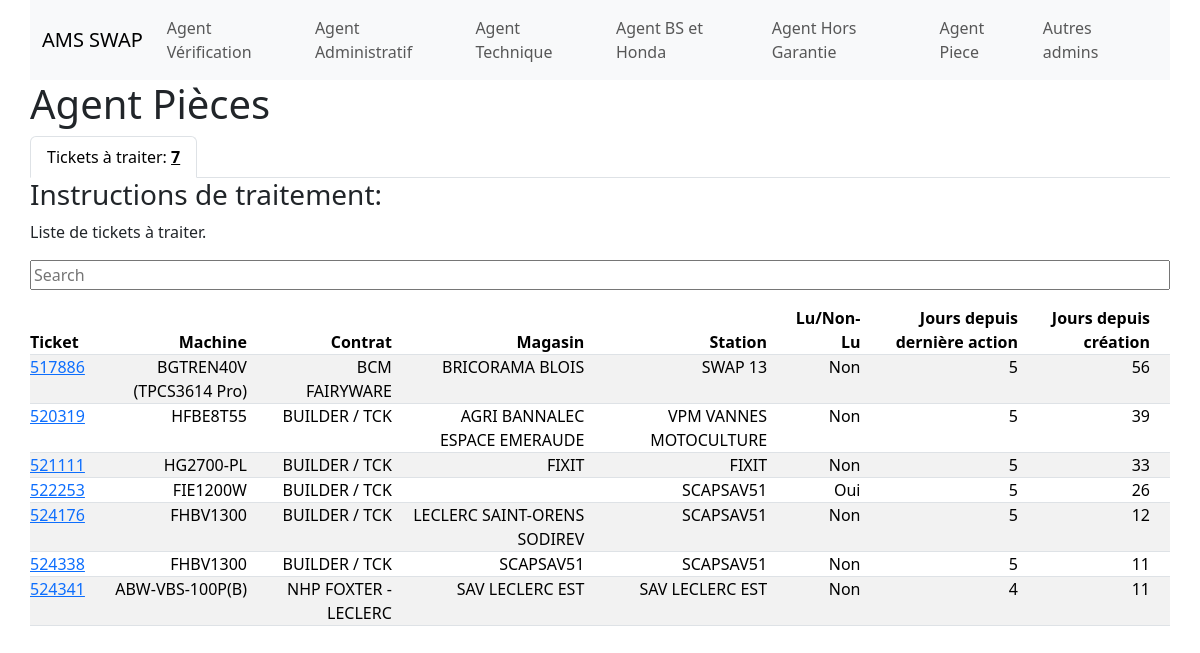
/agent_p, run on the app's committed database.
### tables this page shows
CREATE TABLE "tickets" (
"id" INTEGER,
  "creation_date" TEXT,
  "last_log_time" TEXT,
  "ref" TEXT,
  "id_arbo" INTEGER,
  "marque" TEXT,
  "id_status" INTEGER,
  "status" TEXT,
  "contrat" TEXT,
  "type_ticket" TEXT,
  "ticket_admin" TEXT,
  "read" INTEGER,
  "distributeur" TEXT,
  "station" TEXT,
  "code_barres" REAL,
  "date_achat" TEXT,
  "ticket_total_log_count" INTEGER,
  "ticket_log_count_today" INTEGER
);

### app.py (the view)
@app.route('/agent_p')
def agent_p():
    try:
        db, cursor = get_db()
        cursor.execute("SELECT id, ref, contrat, distributeur, station, read, last_log_time, creation_date FROM tickets WHERE ticket_admin == '04 - Agent Pièces SWAP' AND type_ticket !='Prise en charge Hors Garantie'")
        rows = cursor.fetchall()
        openTicketList = []
        tickets_to_list(openTicketList, rows)
        openTicketCounter = len(openTicketList)
        return render_template('agent_p.html',
                            openTicketList=openTicketList,openTicketCounter=openTicketCounter)
    except Exception as e:
        logging.exception("An error occurred in the 'agent_p' route: %s", str(e))
        return render_template('error.html', error_message=str(e))

### app.py (called while the page is built)
def get_db():
    if 'db' not in g:
        g.db = sqlite3.connect(DATABASE)
        g.cursor = g.db.cursor()
    return g.db, g.cursor

def calculate_days_since(date_str):
    date = datetime.strptime(date_str, '%d.%m.%Y')
    today = datetime.today()
    return (today - date).days

def tickets_to_list(ticket_list, rows):
    for row in rows:
                days_since_last_log = calculate_days_since(row[6])
                days_since_creation = calculate_days_since(row[7])
                ticket_data = {'id': row[0], 'ref': row[1], 'contrat': row[2], 'distributeur': row[3], 'station': row[4], 'read': row[5], 'days_since_last_log': days_since_last_log, 'days_since_creation': days_since_creation}
                ticket_list.append(ticket_data)
    return ticket_list

@app.before_request
def before_request():
    get_db()

@app.teardown_request
def teardown_request(exception=None):
    close_db()

### templates/agent_p.html (shortened to what this page needs)
{% extends "layout.html" %}
{% block main %}
<section>
    <h1>Agent Pièces</h1>
    <ul class="nav nav-tabs" id="myTab" role="tablist">
        <li class="nav-item" role="presentation">
          <button class="nav-link active" id="station_transport-tab" data-bs-toggle="tab" data-bs-target="#station_transport-tab-pane" type="button" role="tab" aria-controls="station_transport-tab-pane" aria-selected="true">Tickets à traiter: <span class="bold">{{ openTicketCounter }}</span></button>
        </li>
    </ul>
    <div class="tab-content" id="myTabContent">
        <div class="tab-pane fade show active" id="station_transport-tab-pane" role="tabpanel" aria-labelledby="station_transport-tab" tabindex="0">
            <h3>Instructions de traitement:</h3>
            <p>Liste de tickets à traiter.</p>
            <div>
                <input class="searchInput input-group mb-3" data-table-id="sortableTable1" type="search" placeholder="Search" aria-label="Search" aria-target="sortableTable1">
            </div>
            <table class="table table-striped sortTable" id="sortableTable1">
                <thead>
                    <tr>
                        <th class="text-start" data-type="number">Ticket</th>
                        <th class="text-end">Machine</th>
                        <th class="text-end">Contrat</th>
                        <th class="text-end">Magasin</th>
                        <th class="text-end">Station</th>
                        <th class="text-end">Lu/Non-Lu</th>
                        <th class="text-end" data-type="number">Jours depuis dernière action</th>
                        <th class="text-end" data-type="number">Jours depuis création</th>
                    </tr>
                </thead>
                <tbody>
                    {% for ticket in openTicketList %}
                    <tr>
                        <td class="text-start">
                            <a class="ticket_link" href="https://services.swap-europe.com/{{ticket['id']}}" target="_blank" rel="noopener noreferrer">{{ ticket['id'] }}</a>
                        </td>
                        <td class="text-end">
                            {{ ticket['ref'] }}
                        </td>
                        <td class="text-end">
                            {{ ticket['contrat'] }}
                        </td>
                        <td class="text-end">
                            {% if ticket['distributeur'] %}
                            {{ ticket['distributeur'] }}
                            {% endif %}
                        </td>
                        <td class="text-end">
                            {% if ticket['station'] %}
                            {{ ticket['station'] }}
                            {% endif %}
                        </td>
                        <td class="text-end">
                            {% if ticket['read'] == 1 %}
                                Oui
                            {% elif ticket['read'] == 0 %}
                                Non
                            {% else %}
                                Error!
                            {% endif %}
                        </td>
                        <td class="text-end">
                            {{ ticket['days_since_last_log'] }}
                        </td>
                        <td class="text-end">
                            {{ ticket['days_since_creation'] }}
                        </td>
                    </tr>
                    {% endfor %}
                </tbody>
            </table>
        </div>
    </div>
</section>
{% endblock %}

### static/css/styles.css (style rules this page uses)
ul { list-style-type: none; margin-block-end:0; }
html { margin: auto; width: 95%; }
.bold { font-weight: 700; text-decoration: underline; }
.table>:not(caption)>*>* { padding: 0 0; padding-right: 20px; }
th { cursor: pointer; }

### data on the page
tickets: id "517886", ref "BGTREN40V (TPCS3614 Pro)", contrat "BCM FAIRYWARE", distributeur "BRICORAMA BLOIS", station "SWAP 13", read "Non", days_since_last_log "5", days_since_creation "56"
tickets: id "520319", ref "HFBE8T55", contrat "BUILDER / TCK", distributeur "AGRI BANNALEC ESPACE EMERAUDE", station "VPM VANNES MOTOCULTURE", read "Non", days_since_last_log "5", days_since_creation "39"
tickets: id "521111", ref "HG2700-PL", contrat "BUILDER / TCK", distributeur "FIXIT", station "FIXIT", read "Non", days_since_last_log "5", days_since_creation "33"
tickets: id "522253", ref "FIE1200W", contrat "BUILDER / TCK", station "SCAPSAV51", read "Oui", days_since_last_log "5", days_since_creation "26"
tickets: id "524176", ref "FHBV1300", contrat "BUILDER / TCK", distributeur "LECLERC SAINT-ORENS SODIREV", station "SCAPSAV51", read "Non", days_since_last_log "5", days_since_creation "12"
tickets: id "524338", ref "FHBV1300", contrat "BUILDER / TCK", distributeur "SCAPSAV51", station "SCAPSAV51", read "Non", days_since_last_log "5", days_since_creation "11"
tickets: id "524341", ref "ABW-VBS-100P(B)", contrat "NHP FOXTER - LECLERC", distributeur "SAV LECLERC EST", station "SAV LECLERC EST", read "Non", days_since_last_log "4", days_since_creation "11"

### other printed values
{{ openTicketCounter }} "7"
